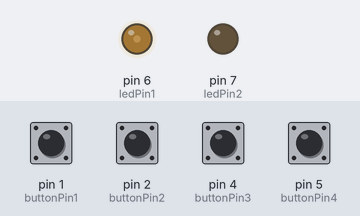
The sketch below on a simulated Arduino Uno, built with avr-gcc and run on an emulated ATmega328P. Shown: output pins drawn as LEDs (lit = HIGH). The inputs (shaded band) are chosen by the test bench; at power-on: pin 1 (buttonPin1), pin 2 (buttonPin2), pin 4 (buttonPin3), pin 5 (buttonPin4) HIGH.

Above: at 1.2 s.
1.3 s: pin 1 (buttonPin1) pulled LOW for 0.15 s
At 1.42 s:
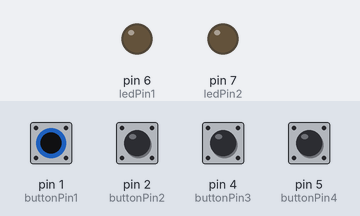
2.9 s: pin 4 (buttonPin3) pulled LOW for 1 s
At 3.7 s:
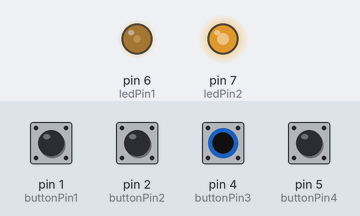
5.4 s: pin 4 (buttonPin3) pulled LOW for 0.15 s
At 6.7 s:
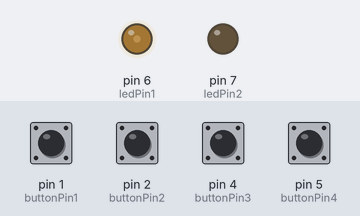
7.0 s: pin 4 (buttonPin3) pulled LOW for 0.15 s
At 8.0 s:
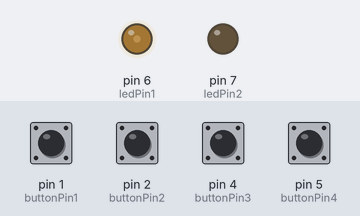
8.7 s: pin 4 (buttonPin3) pulled LOW for 1 s
At 9.5 s:
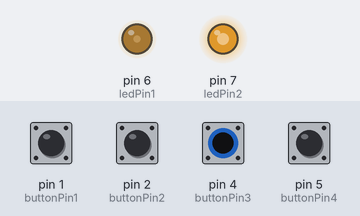
11.2 s: pin 4 (buttonPin3) pulled LOW for 0.15 s
At 12.4 s:
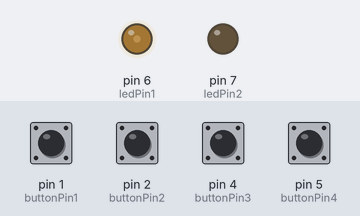
Timing chart, 0 to 13.9 s (numbered marks = the images above; inputs shaded):
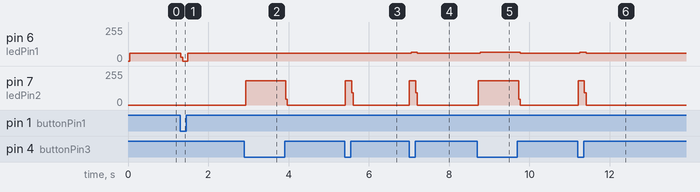

The sketch:

troha_drgan.ino
```cpp
const int buttonPin1 = 1;  // Pin za tipko b1
const int buttonPin2 = 2  ;  // Pin za tipko b2
const int buttonPin3 = 4;  // Pin za tipko b3
const int buttonPin4 = 5;  // Pin za tipko b4

const int ledPin1 = 6;  // Pin za LED 1
const int ledPin2 = 7;  // Pin za LED 2

bool led1State = false;  // Stanje LED 1
bool led2State = false;  // Stanje LED 2

void setup() {
  pinMode(buttonPin1, INPUT_PULLUP);
  pinMode(buttonPin2, INPUT_PULLUP);
  pinMode(buttonPin3, INPUT_PULLUP);
  pinMode(buttonPin4, INPUT_PULLUP);

  pinMode(ledPin1, OUTPUT);
  pinMode(ledPin2, OUTPUT);
}

void loop() {
  // Branje stanja tipk
  bool button1State = digitalRead(buttonPin1);
  bool button2State = digitalRead(buttonPin2);
  bool button3State = digitalRead(buttonPin3);
  bool button4State = digitalRead(buttonPin4);

  // Krmiljenje LED 1
  if (button1State == HIGH) {
    led1State = true;
    led2State = false;
    digitalWrite(ledPin1, HIGH);
    digitalWrite(ledPin2, LOW);
  }

  // Krmiljenje LED 2
  if (button2State == LOW) {
    led1State = false;
    led2State = true;
    digitalWrite(ledPin1, LOW);
    digitalWrite(ledPin2, HIGH);
  }

  // Ugasnitev LED 1 in LED 2
  if (button3State == HIGH) {
    led1State = false;
    led2State = false;
    digitalWrite(ledPin1, LOW);
    digitalWrite(ledPin2, LOW);
  }

  // Zamenjava stanja LED 1 in LED 2
  if (button4State == HIGH) {
    if (led1State && !led2State) {
      led1State = false;
      led2State = true;
      digitalWrite(ledPin1, LOW);
      digitalWrite(ledPin2, HIGH);
    } else if (!led1State && led2State) {
      led1State = true;
      led2State = false;
      digitalWrite(ledPin1, HIGH);
      digitalWrite(ledPin2, LOW);
    }
  }
}
```

Measured:
- after the input at 1.3 s, pin 6 (ledPin1): 59/255 → 0/255 at once, → 59/255 0.17 s later
- after the input at 2.9 s, pin 7 (ledPin2): 0/255 → 183/255 at once, → 0/255 1.0 s later
- after the input at 5.4 s, pin 7 (ledPin2): 0/255 → 183/255 at once, → 0/255 0.16 s later
- after the input at 7.0 s, pin 6 (ledPin1): 59/255 → 65/255 after 0.05 s, → 59/255 0.16 s later; pin 7 (ledPin2): 0/255 → 183/255 at once, → 0/255 0.16 s later
- after the input at 8.7 s, pin 6 (ledPin1): 59/255 → 65/255 after 0.07 s, → 59/255 1.0 s later; pin 7 (ledPin2): 0/255 → 183/255 at once, → 0/255 1.0 s later
- after the input at 11.2 s, pin 6 (ledPin1): 59/255 → 65/255 after 0.05 s, → 59/255 0.16 s later; pin 7 (ledPin2): 0/255 → 183/255 at once, → 0/255 0.16 s later
